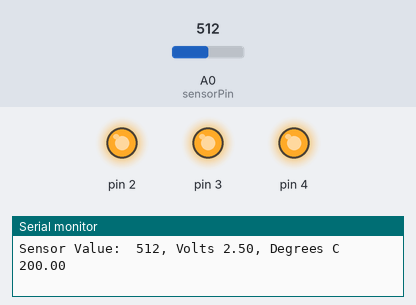
A sketch run on a simulated Arduino Uno, built with avr-gcc and run on an emulated ATmega328P. On the bench: output pins drawn as LEDs (lit = HIGH), the last lines printed to the serial monitor. Inputs (shaded band) come from the test bench; at power-on: A0 (sensorPin) = 512.

Above: at 1.2 s.
1.3 s: A0 (sensorPin) set to 176
4.3 s: A0 (sensorPin) set to 165
At 5.2 s:
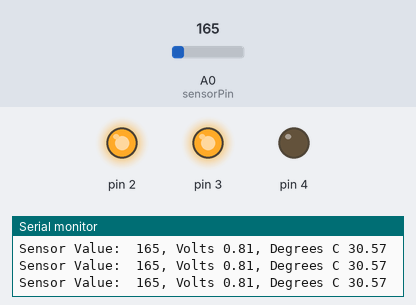
5.8 s: A0 (sensorPin) set to 122
At 6.7 s:
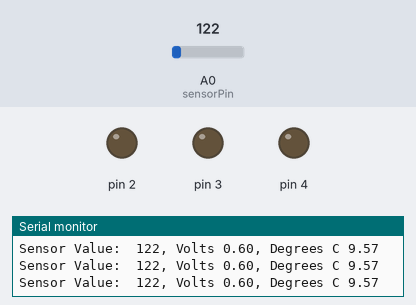
7.3 s: A0 (sensorPin) set to 1023
At 7.8 s:
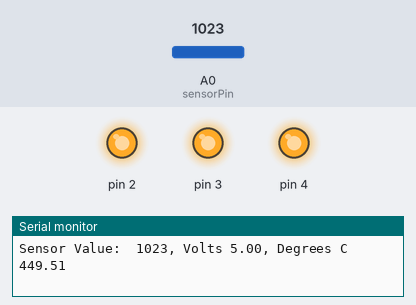
Timing chart, 0 to 9.8 s (numbered marks = the images above; inputs shaded):
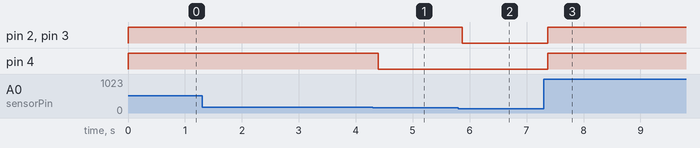

The sketch:

Project_3.ino
```cpp
const int sensorPin = A0;
const float baselineTemp = 25.0;

void setup(){
    Serial.begin(9600); //open a serial port

    for(int pinNumber = 2; pinNumber<5; pinNumber++) {
      pinMode(pinNumber, OUTPUT);
      digitalWrite(pinNumber, LOW);
    }
}


void loop(){
  int sensorVal = analogRead(sensorPin);
  Serial.print("Sensor Value:  ");
  Serial.print(sensorVal);

  float voltage = (sensorVal/1024.0)*5.0;
  Serial.print(", Volts ");
  Serial.print(voltage);

  Serial.print(", Degrees C ");
  //Convert voltage to degrees centegrade
  float temperature = (voltage-.5)*100;
  Serial.println(temperature);

  if(temperature < baselineTemp){ // temperature at or below 20C

  digitalWrite(2, LOW);   //White
  digitalWrite(3, LOW);    //Red
  digitalWrite(4, LOW);    //Green
}

else if(temperature > baselineTemp+2 && temperature < baselineTemp+4){  //Temperature rises
  digitalWrite(2, HIGH);   //White
  digitalWrite(3, LOW);    //Red
  digitalWrite(4, LOW);    //Green
}

else if(temperature > baselineTemp+4 && temperature < baselineTemp+6){  //Temperature rises
  digitalWrite(2, HIGH);   //White
  digitalWrite(3, HIGH);    //Red
  digitalWrite(4, LOW);    //Green
}

else if(temperature > baselineTemp+6){  //Temperature rises
  digitalWrite(2, HIGH);   //White
  digitalWrite(3, HIGH);    //Red
  digitalWrite(4, HIGH);    //Green
}
delay(1);
}
```

Measured:
- the behaviour switches between 166 and 165 on A0 (sensorPin) (found by bisection; images 0 and 1)
- after the input at 4.3 s, pin 4: HIGH → LOW after 0.09 s
- after the input at 5.8 s, pin 2, pin 3: HIGH → LOW after 0.07 s
- after the input at 7.3 s, pin 2–4: LOW → HIGH after 0.07 s
